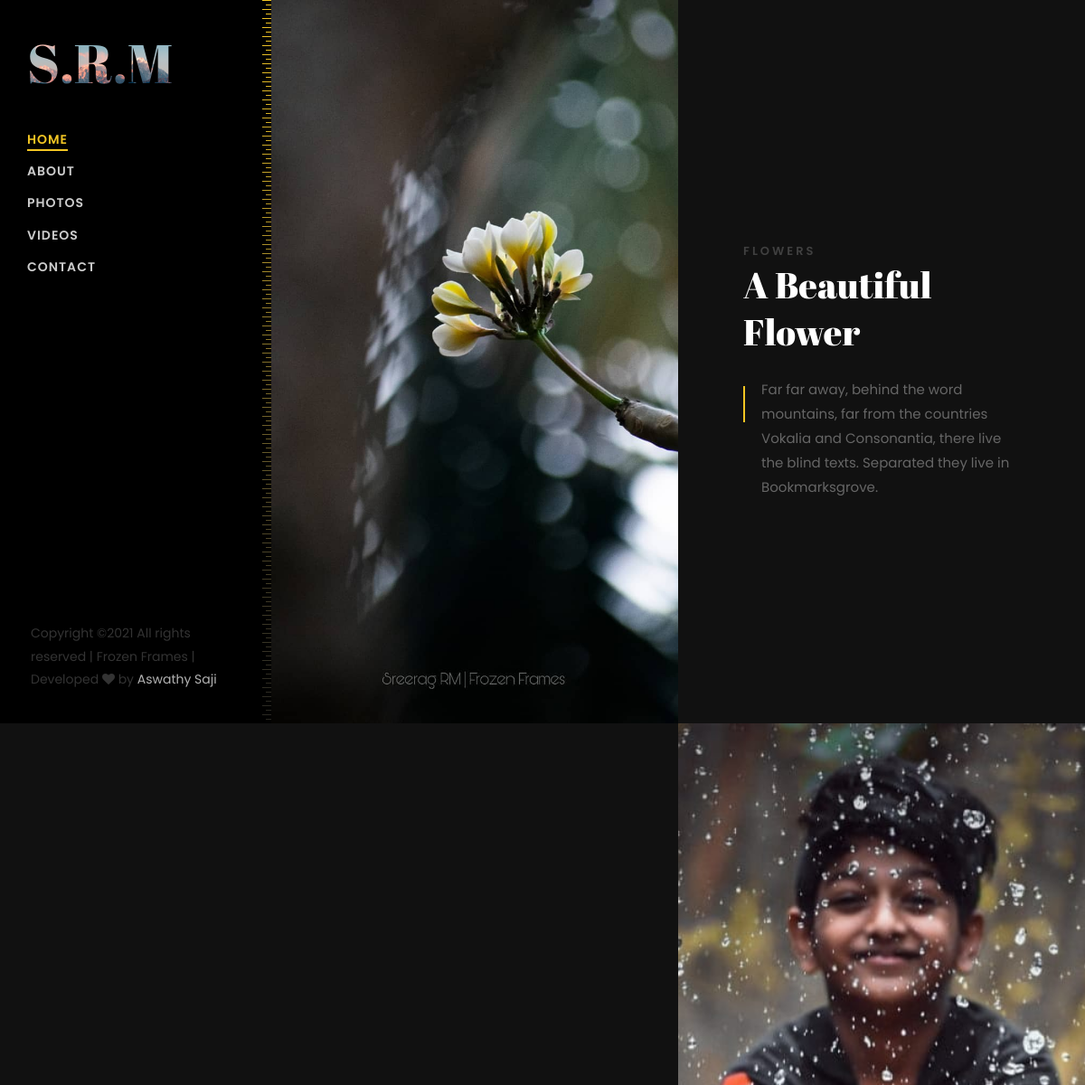
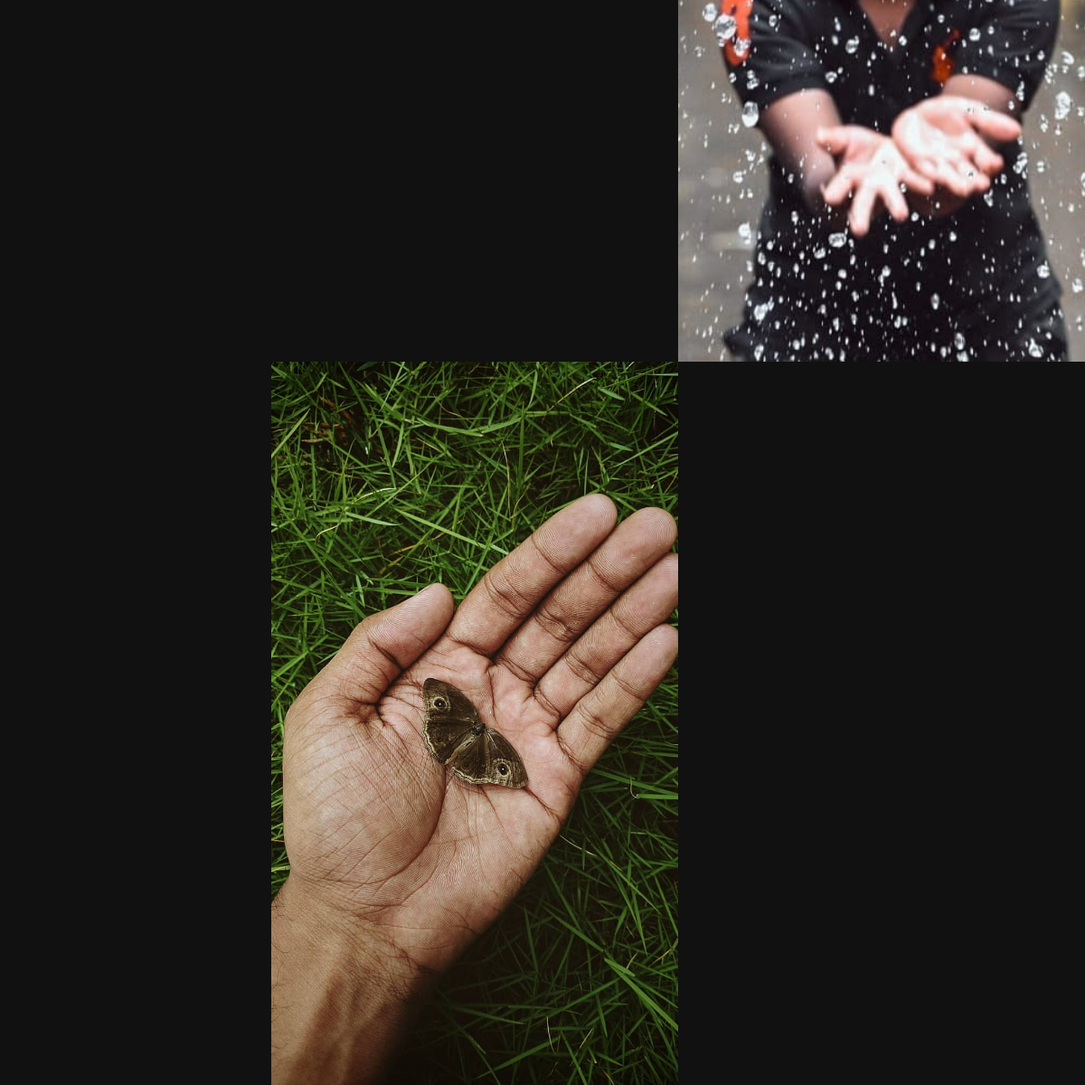
The page / on the database its author committed (2 pictures, top to bottom).
### photos/models.py (models this page shows, shortened)
class Photo(models.Model):
    category = models.CharField('Category',max_length=50)
    heading = models.CharField('Heading',max_length=100)
    description = models.CharField('Description',max_length=1000)
    image = models.ImageField('Image',upload_to='images/')

### photos/views.py (the view)
# urls.py: 2. Add a URL to urlpatterns:  path('', views.home, name='home')
def home(request):
    photos = Photo.objects.all()
    return render(request,'home.html',{
        "photos" : photos
    })

### photos/templates/home.html (shortened to what this page needs)
{% load static %}
<!DOCTYPE html>
<html lang="en">
<head>
	<link rel="stylesheet" href="https://stackpath.bootstrapcdn.com/font-awesome/4.7.0/css/font-awesome.min.css">
	<link rel="stylesheet" href="{% static 'css/animate.css' %}">
	<link rel="stylesheet" href="{% static 'css/owl.carousel.min.css' %}">
	<link rel="stylesheet" href="{% static 'css/owl.theme.default.min.css' %}">
	<link rel="stylesheet" href="{% static 'css/magnific-popup.css' %}">
	<link rel="stylesheet" href="{% static 'css/flaticon.css' %}">
	<link rel="stylesheet" href="{% static 'css/style.css' %}">
</head>
<body>
	<div id="colorlib-page">
		<aside id="colorlib-aside" role="complementary" class="js-fullheight">
			<h1 id="colorlib-logo" class="mb-4 mb-md-5"><a href="{% url 'home' %}" style="background-image: url(static/images/bg_1.jpg);">S.R.M</a></h1>
			<nav id="colorlib-main-menu" role="navigation">
				<ul>
					<li class="colorlib-active"><a href="{% url 'home' %}">Home</a></li>
					<li><a href="{% url 'about' %}">About</a></li>
					<li><a href="{% url 'photos' %}">Photos</a></li>
					<li><a href="{% url 'videos' %}">Videos</a></li>
					<li><a href="{% url 'contact' %}">Contact</a></li>
				</ul>
			</nav>
			<div class="colorlib-footer">
				<p class="pfooter">
					Copyright &copy;<script>document.write(new Date().getFullYear());</script> All rights reserved | Frozen Frames | Developed <i class="fa fa-heart" aria-hidden="true"></i> by <a href="https://aswathysaji.github.io/" target="_blank">Aswathy Saji</a>
					</p>
				</div>
			</aside>
			<div id="colorlib-main">
				<section class="ftco-section ftco-no-pt ftco-no-pb">
					<div class="container px-md-0">
						<div class="row d-flex no-gutters">
							{% for photo in photos %}
								<div class="col-md-12 portfolio-wrap">
									<div class="row no-gutters align-items-center">
										{% if forloop.counter|divisibleby:2 %}
											<a href="{{ photo.image.url }}" class="col-md-6 order-md-last img image-popup js-fullheight d-flex align-items-center justify-content-center" style="background-image: url('{{ photo.image.url }}')">
											</a>
										{% else %}
											<a href="{{ photo.image.url }}" class="col-md-6 img image-popup js-fullheight d-flex align-items-center justify-content-center" style="background-image: url('{{ photo.image.url }}')">
											</a>
										{% endif %}
										<div class="col-md-6">
											<div class="text pt-5 pl-0 px-lg-5 pl-md-4 ftco-animate">
												<div class="px-4 px-lg-4">
													<div class="desc">
														<div class="top">
															<span class="subheading">{{ photo.category }}</span>
															<h2 class="mb-4"><a href="gallery.html">{{ photo.heading }}</a></h2>
														</div>
														<div class="absolute">
															<p>{{ photo.description }}</p>
														</div>
													</div>
												</div>
											</div>
										</div>
									</div>
								</div>
							{% endfor %}
						</div>
					</div>
				</section>
			</div>
		</div>
	</body>
	</html>

### rows shown on the page
Photo: image (picture), category "FLOWERS", heading "A Beautiful Flower", description "Far far away, behind the word mountains, far from the countries Vokalia and Consonantia, there live the blind texts. Separated they live in Bookmarksgrove."
Photo: image (picture)
Photo: image (picture)
